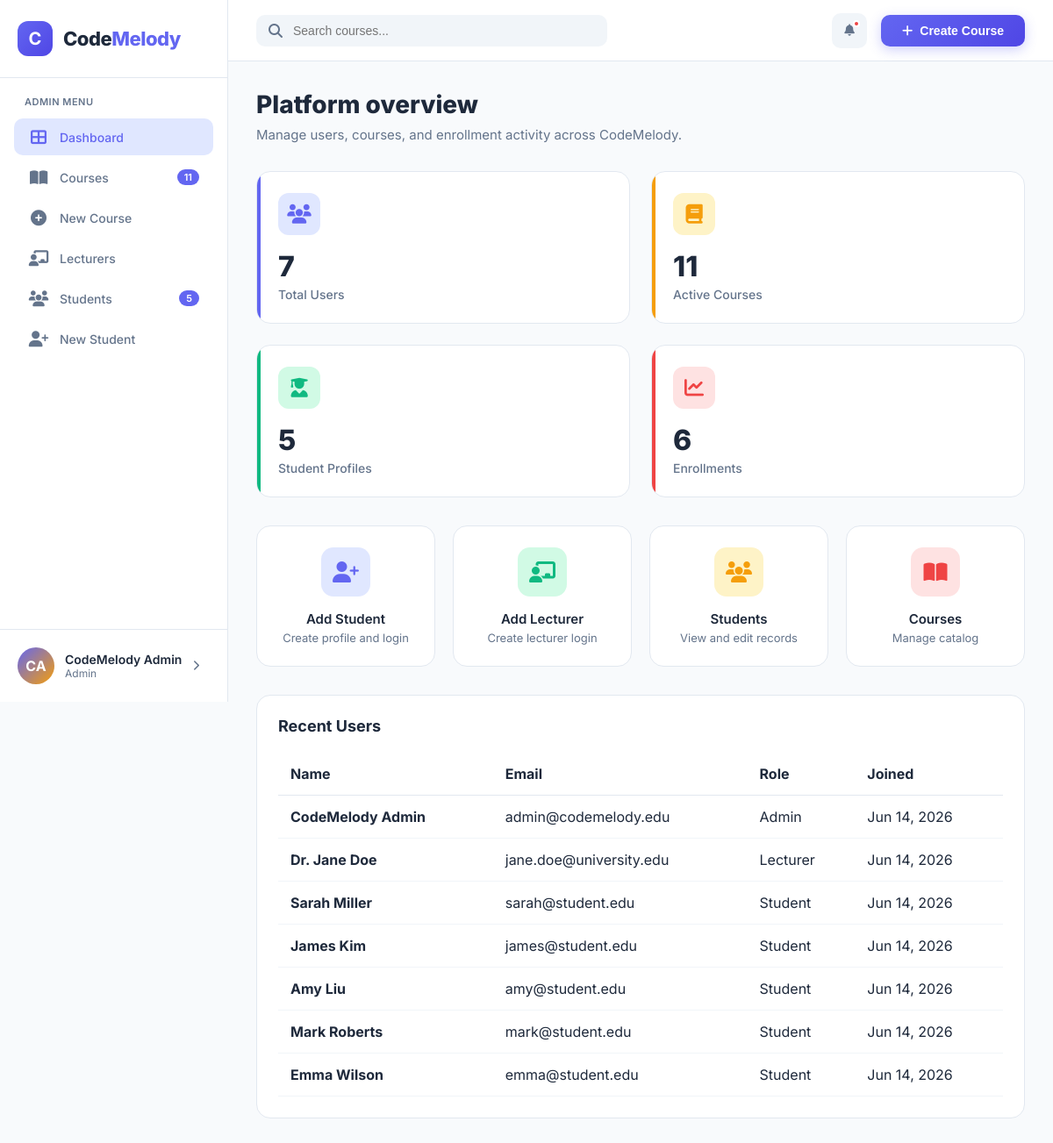
The page /dashboard/admin.php (signed in) on the database its author committed.
### tables this page shows
CREATE TABLE users (
    id INT AUTO_INCREMENT PRIMARY KEY,
    email VARCHAR(255) UNIQUE NOT NULL,
    password VARCHAR(255) NOT NULL,
    full_name VARCHAR(100) NOT NULL,
    role ENUM('student', 'lecturer', 'admin') DEFAULT 'student',
    avatar_initials VARCHAR(2) DEFAULT 'CM',
    created_at TIMESTAMP DEFAULT CURRENT_TIMESTAMP
);

### config/bootstrap.php (called while the page is built, shortened)
<?php
function app_url(string $path = ''): string {
    $base = defined('APP_BASE') ? APP_BASE : '';
    return rtrim($base, '/') . '/' . ltrim($path, '/');
}
function current_user(PDO $pdo): ?array {
    $stmt = $pdo->prepare('SELECT * FROM users WHERE id = ?');
    $stmt->execute([$_SESSION['user_id']]);
    return $stmt->fetch() ?: null;
}
function require_login(PDO $pdo): array {
    $user = current_user($pdo);
    return $user;
}
function metrics(PDO $pdo): array {
    $data = ['students' => 0, 'courses' => 0, 'units' => 0, 'hours' => 0, 'enrollments' => 0, 'users' => 0];
    try {
        $data['students'] = (int)$pdo->query('SELECT COUNT(*) FROM students')->fetchColumn();
        $data['courses'] = (int)$pdo->query('SELECT COUNT(*) FROM courses WHERE is_active = TRUE')->fetchColumn();
        $data['units'] = (int)$pdo->query('SELECT COALESCE(SUM(credit_units),0) FROM courses WHERE is_active = TRUE')->fetchColumn();
        $data['hours'] = (int)$pdo->query('SELECT COALESCE(SUM(lecture_hours + practical_hours),0) FROM courses WHERE is_active = TRUE')->fetchColumn();
        $data['users'] = (int)$pdo->query('SELECT COUNT(*) FROM users')->fetchColumn();
        $data['enrollments'] = (int)$pdo->query('SELECT COUNT(*) FROM enrollments')->fetchColumn();
    } catch (PDOException $e) {
    }
    return $data;
}

### dashboard/admin.php (the view, shortened to what this page needs)
<?php
require_once __DIR__ . '/../config/bootstrap.php';
$user = require_login($pdo);
$users = $pdo->query('SELECT id, full_name, email, role, created_at FROM users ORDER BY created_at DESC LIMIT 8')->fetchAll();
require_once __DIR__ . '/../templates/header.php';
?>
<h1 class="page-title animate-in">Platform overview</h1>
<p class="page-subtitle animate-in delay-1">Manage users, courses, and enrollment activity across CodeMelody.</p>
<div class="stats-grid">
    <div class="stat-card students"><div class="stat-header"><div class="stat-icon"><i class="fas fa-users"></i></div></div><div class="stat-value"><?php echo $m['users']; ?></div><div class="stat-label">Total Users</div></div>
    <div class="stat-card courses"><div class="stat-header"><div class="stat-icon"><i class="fas fa-book"></i></div></div><div class="stat-value"><?php echo $m['courses']; ?></div><div class="stat-label">Active Courses</div></div>
    <div class="stat-card units"><div class="stat-header"><div class="stat-icon"><i class="fas fa-user-graduate"></i></div></div><div class="stat-value"><?php echo $m['students']; ?></div><div class="stat-label">Student Profiles</div></div>
    <div class="stat-card hours"><div class="stat-header"><div class="stat-icon"><i class="fas fa-chart-line"></i></div></div><div class="stat-value"><?php echo $m['enrollments']; ?></div><div class="stat-label">Enrollments</div></div>
</div>
<div class="quick-actions">
    <div class="action-card" onclick="window.location='<?php echo app_url('students/create.php'); ?>'"><div class="action-icon"><i class="fas fa-user-plus"></i></div><div class="action-title">Add Student</div><div class="action-desc">Create profile and login</div></div>
    <div class="action-card" onclick="window.location='<?php echo app_url('lecturers/create.php'); ?>'"><div class="action-icon"><i class="fas fa-chalkboard-user"></i></div><div class="action-title">Add Lecturer</div><div class="action-desc">Create lecturer login</div></div>
    <div class="action-card" onclick="window.location='<?php echo app_url('students/index.php'); ?>'"><div class="action-icon"><i class="fas fa-users"></i></div><div class="action-title">Students</div><div class="action-desc">View and edit records</div></div>
    <div class="action-card" onclick="window.location='<?php echo app_url('courses/index.php'); ?>'"><div class="action-icon"><i class="fas fa-book-open"></i></div><div class="action-title">Courses</div><div class="action-desc">Manage catalog</div></div>
</div>
<div class="card">
    <div class="card-header"><h3 class="card-title">Recent Users</h3></div>
    <div style="overflow-x:auto; padding: 0 24px 24px;">
        <table style="width:100%; border-collapse:collapse; min-width:620px;">
            <thead><tr style="border-bottom:1px solid #e2e8f0;"><th style="padding:14px;text-align:left;">Name</th><th style="padding:14px;text-align:left;">Email</th><th style="padding:14px;text-align:left;">Role</th><th style="padding:14px;text-align:left;">Joined</th></tr></thead>
            <tbody>
            <?php foreach ($users as $account): ?>
                <tr style="border-bottom:1px solid #f1f5f9;"><td style="padding:14px;font-weight:700;"><?php echo htmlspecialchars($account['full_name']); ?></td><td style="padding:14px;"><?php echo htmlspecialchars($account['email']); ?></td><td style="padding:14px;"><?php echo ucfirst(htmlspecialchars($account['role'])); ?></td><td style="padding:14px;"><?php echo date('M j, Y', strtotime($account['created_at'])); ?></td></tr>
            <?php endforeach; ?>
            </tbody>
        </table>
    </div>
</div>
<?php require_once __DIR__ . '/../templates/footer.php'; ?>

### templates/header.php (shortened to what this page needs)
<?php
$currentPath = trim(str_replace('\\', '/', parse_url($_SERVER['REQUEST_URI'], PHP_URL_PATH)), '/');
$m = metrics($pdo);
$role = $user['role'] ?? 'student';
$nav = [
    'admin' => [
        ['dashboard/admin.php', 'fa-th-large', 'Dashboard', null],
        ['courses/index.php', 'fa-book-open', 'Courses', $m['courses']],
        ['courses/create.php', 'fa-plus-circle', 'New Course', null],
        ['lecturers/index.php', 'fa-chalkboard-user', 'Lecturers', null],
        ['students/index.php', 'fa-users', 'Students', $m['students']],
        ['students/create.php', 'fa-user-plus', 'New Student', null],
    ],
    'lecturer' => [
        ['dashboard/lecturer.php', 'fa-th-large', 'Dashboard', null],
        ['courses/index.php', 'fa-book-open', 'My Courses', $m['courses']],
        ['courses/create.php', 'fa-plus-circle', 'New Course', null],
        ['students/index.php', 'fa-users', 'Students', $m['students']],
    ],
    'student' => [
        ['dashboard/student.php', 'fa-th-large', 'Dashboard', null],
        ['courses/index.php', 'fa-compass', 'Explore Courses', $m['courses']],
        ['students/edit.php', 'fa-user-pen', 'My Profile', null],
    ],
];
?>
<!DOCTYPE html>
<html lang="en">
<head>
    <link rel="stylesheet" href="https://cdnjs.cloudflare.com/ajax/libs/font-awesome/6.4.0/css/all.min.css">
    <link rel="stylesheet" href="<?php echo app_url('assets/css/dashboard.css'); ?>">
</head>
<body>
<aside class="sidebar" id="sidebar">
    <div class="sidebar-header">
        <div class="logo">C</div>
        <div class="logo-text">Code<span>Melody</span></div>
    </div>
    <div class="nav-section">
        <div class="nav-label"><?php echo ucfirst(htmlspecialchars($role)); ?> Menu</div>
        <?php foreach ($nav[$role] as $item): ?>
            <?php $active = str_ends_with($currentPath, $item[0]); ?>
            <a href="<?php echo app_url($item[0]); ?>" class="nav-item <?php echo $active ? 'active' : ''; ?>">
                <i class="fas <?php echo $item[1]; ?>"></i><span><?php echo htmlspecialchars($item[2]); ?></span>
                <?php if ($item[3] !== null): ?><span class="nav-badge"><?php echo (int)$item[3]; ?></span><?php endif; ?>
            </a>
        <?php endforeach; ?>
    </div>
    <div class="user-profile" onclick="window.location='<?php echo app_url('auth/logout.php'); ?>'">
        <div class="user-avatar"><?php echo htmlspecialchars($user['avatar_initials'] ?? avatar_initials($user['full_name'] ?? 'User')); ?></div>
        <div class="user-info">
            <h4><?php echo htmlspecialchars($user['full_name'] ?? 'User'); ?></h4>
            <p><?php echo ucfirst(htmlspecialchars($role)); ?></p>
        </div>
        <i class="fas fa-chevron-right" style="color: var(--gray); font-size: 12px;"></i>
    </div>
</aside>
<main class="main-content">
    <header class="header">
        <div class="header-left">
            <div class="search-bar" id="globalSearch">
                <i class="fas fa-search"></i>
                <input type="text" placeholder="Search courses..." id="searchInput" autocomplete="off">
            </div>
        </div>
        <div class="header-right">
            <div class="notification-wrapper" id="notificationWrapper">
                <button class="header-btn" id="notificationBell" onclick="toggleNotifications()">
                    <i class="fas fa-bell"></i>
                    <span class="notification-dot" id="notificationDot"></span>
                </button>
            </div>
            <?php if ($role !== 'student'): ?>
                <button class="create-btn" onclick="window.location='<?php echo app_url('courses/create.php'); ?>'"><i class="fas fa-plus"></i>Create Course</button>
            <?php endif; ?>
        </div>
    </header>
    <div class="content" id="<?php echo htmlspecialchars($contentId ?? ''); ?>">

### templates/footer.php (shortened to what this page needs)
    </div>
</main>
</body>
</html>

### rows shown on the page
users: role "ADMIN", avatar_initials "CA", full_name "CodeMelody Admin", role "Admin", email "admin@codemelody.edu", created_at "Jun 14, 2026"
users: full_name "Dr. Jane Doe", email "jane.doe@university.edu", role "Lecturer", created_at "Jun 14, 2026"
users: full_name "Sarah Miller", email "sarah@student.edu", role "Student", created_at "Jun 14, 2026"
users: full_name "James Kim", email "james@student.edu", role "Student", created_at "Jun 14, 2026"
users: full_name "Amy Liu", email "amy@student.edu", role "Student", created_at "Jun 14, 2026"
users: full_name "Mark Roberts", email "mark@student.edu", role "Student", created_at "Jun 14, 2026"
users: full_name "Emma Wilson", email "emma@student.edu", role "Student", created_at "Jun 14, 2026"

### other values the page prints
$item[2] "Dashboard"
$item[2] "Courses"
$item[3] "11"
$item[2] "New Course"
$item[2] "Lecturers"
$item[2] "Students"
$item[3] "5"
$item[2] "New Student"
$m['users'] "7"
$m['courses'] "11"
$m['students'] "5"
$m['enrollments'] "6"
